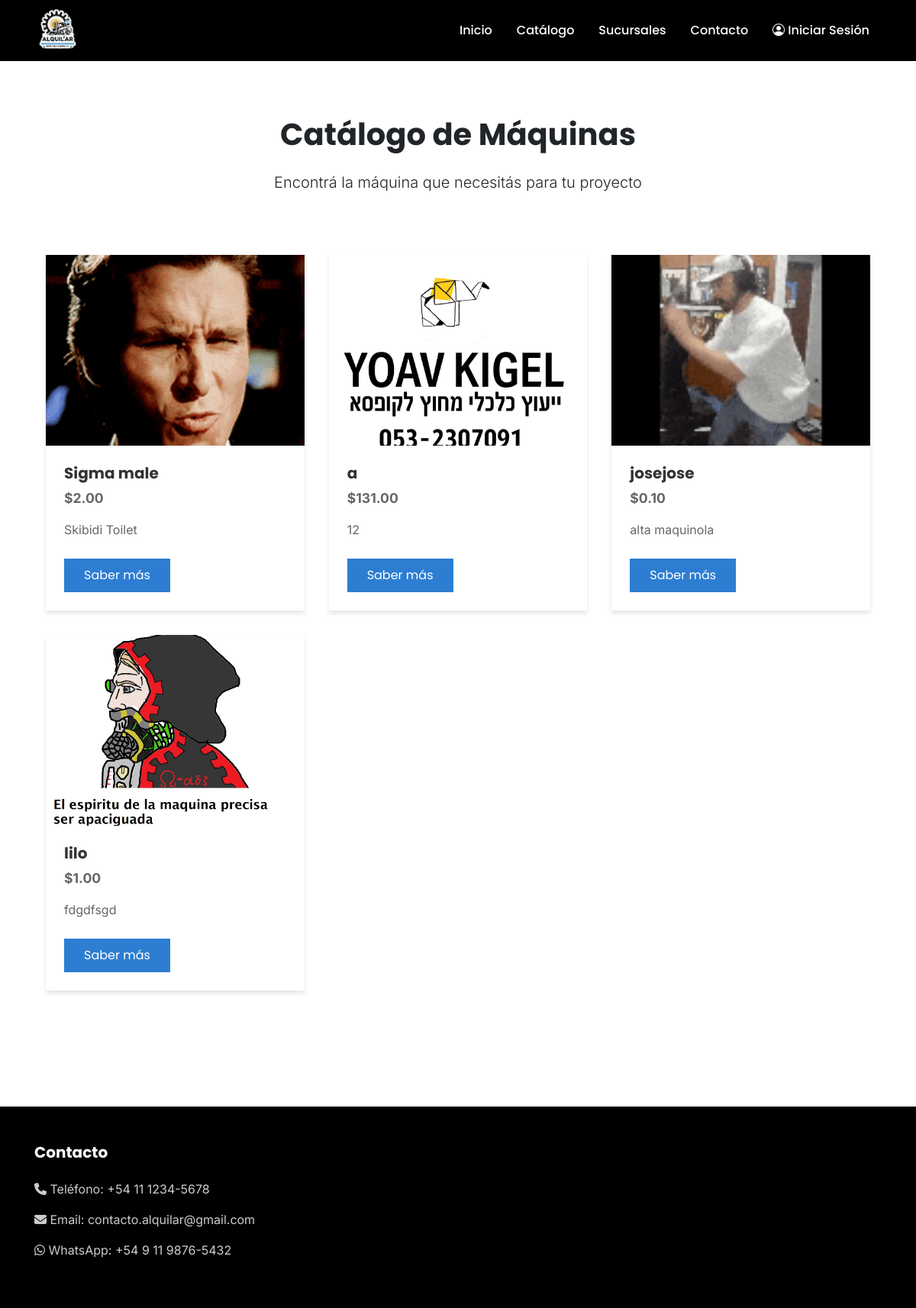
The page /maquinas/catalogo/ on the database its author committed.
### maquinas/models.py (models this page shows, shortened)
class MaquinaBase(models.Model):
    TIPOS_MAQUINA = [
        ('excavadora', 'Excavadora'),
        ('retroexcavadora', 'Retroexcavadora'),
        ('cargadora', 'Cargadora'),
        ('compactadora', 'Compactadora'),
        ('motoniveladora', 'Motoniveladora'),
        ('pavimentadora', 'Pavimentadora'),
        ('grua', 'Grúa'),
        ('hormigonera', 'Hormigonera'),
        ('dumper', 'Dumper'),
        ('manipulador', 'Manipulador Telescópico'),
    ]
    MARCAS = [
        ('caterpillar', 'Caterpillar'),
        ('komatsu', 'Komatsu'),
        ('volvo', 'Volvo'),
        ('hitachi', 'Hitachi'),
        ('liebherr', 'Liebherr'),
        ('jcb', 'JCB'),
        ('case', 'Case'),
        ('doosan', 'Doosan'),
        ('john_deere', 'John Deere'),
        ('kubota', 'Kubota'),
    ]
    nombre = models.CharField(max_length=100)
    tipo = models.CharField(max_length=20, choices=TIPOS_MAQUINA)
    marca = models.CharField(max_length=20, choices=MARCAS)
    modelo = models.CharField(max_length=50)
    precio_por_dia = models.DecimalField(
        max_digits=12,
        decimal_places=2,
        validators=[MinValueValidator(0)],
        error_messages={
            'max_digits': 'El precio no puede tener más de 10 dígitos enteros.',
            'decimal_places': 'El precio no puede tener más de 2 decimales.',
            'invalid': 'Por favor, ingrese un precio válido.',
            'max_whole_digits': 'La parte entera del precio no puede tener más de 10 dígitos.'
        }
    )
    descripcion_corta = models.TextField()
    descripcion_larga = models.TextField()
    imagen = models.ImageField(upload_to='maquinas/')
    dias_alquiler_min = models.PositiveIntegerField(
        verbose_name='Cantidad mínima de días de alquiler',
        validators=[MinValueValidator(1)]
    )
    dias_alquiler_max = models.PositiveIntegerField(
        verbose_name='Cantidad máxima de días de alquiler',
        validators=[MinValueValidator(1)]
    )
    stock = models.IntegerField(default=0, editable=False)
    class Meta:
        verbose_name = "Máquina Base"
        verbose_name_plural = "Máquinas Base"
        ordering = ['nombre']

### maquinas/views.py (the view)
# urls.py: path('catalogo/', views.catalogo_publico, name='catalogo_publico'),
def catalogo_publico(request):
    maquinas = MaquinaBase.objects.filter(stock__gt=0).order_by('nombre')
    for maquina in maquinas:
        if len(maquina.descripcion_corta) > 200:
            maquina.descripcion_vista = maquina.descripcion_corta[:197] + "..."
        else:
            maquina.descripcion_vista = maquina.descripcion_corta
    return render(request, 'maquinas/catalogo_publico.html', {'maquinas': maquinas})

### persona/views.py (called while the page is built)
def empleados_processor(request):
    empleados_emails = list(Persona.objects.filter(es_empleado=True).values_list('email', flat=True))
    es_empleado_actuando_como_cliente = request.session.get('es_empleado_actuando_como_cliente', False)
    return {
        'empleados_emails': empleados_emails,
        'es_empleado_actuando_como_cliente': es_empleado_actuando_como_cliente
    }

### maquinas/templates/maquinas/catalogo_publico.html (shortened to what this page needs)
{% extends 'base.html' %}
{% load static %}
{% block content %}
<section class="py-5">
    <div class="section-container">
        <h1 class="text-center mb-4">Catálogo de Máquinas</h1>
        <p class="text-center lead mb-5">Encontrá la máquina que necesitás para tu proyecto</p>
        {% if maquinas %}
            <div class="catalog-grid">
                {% for maquina in maquinas %}
                    <div class="machine-card">
                        {% if maquina.imagen %}
                            <img src="{{ maquina.imagen.url }}" alt="{{ maquina.nombre }}">
                        {% else %}
                            <img src="{% static 'img/no-image.jpg' %}" alt="Sin imagen">
                        {% endif %}
                        <div class="card-body">
                            <h3>{{ maquina.nombre }}</h3>
                            <p class="price">${{ maquina.precio_por_dia }}</p>
                            <p class="description">{{ maquina.descripcion_vista }}</p>
                            <a href="{% url 'maquinas:detalle_maquina' maquina.id %}" class="btn btn-primary">Saber más</a>
                        </div>
                    </div>
                {% endfor %}
            </div>
        {% else %}
            <div class="text-center py-5">
                <h2 class="mb-4">¡Próximamente más máquinas!</h2>
                <p class="lead">Estamos trabajando para traerte el mejor catálogo de maquinaria.</p>
            </div>
        {% endif %}
    </div>
</section>
{% endblock %}

### static/css/styles.css (style rules this page uses)
:root { --color-primary: #2D7DD2; --color-dark: #111; --color-black: #000; --color-white: #fff; --color-text: #333; --color-gray: #666; --color-light-gray: #ddd; --color-danger: #dc3545; --font-primary: 'Poppins', sans-serif; --font-secondary: 'Inter', sans-serif; --shadow-sm: 0 2px 5px rgba(0,0,0,0.1); --shadow-md: 0 4px 6px rgba(0,0,0,0.1); --shadow-lg: 0 6px 12px rgba(0,0,0,0.15); }
body { min-height: 100vh; display: flex; flex-direction: column; font-family: var(--font-secondary); }
.section-container { max-width: 1140px; margin: 0 auto; padding: 0 15px; width: 100%; }
h1, h2, h3, h4, h5, h6, .nav-link, .btn { font-family: var(--font-primary) !important; }
h1 { font-size: 40px !important; font-weight: bold !important; margin-bottom: 1.5rem; }
h3 { font-size: 25px !important; font-weight: bold !important; margin-bottom: 1.5rem; }
p, span, div, input, textarea, label { font-family: var(--font-secondary) !important; }
.card, .btn, .form-control, .dropdown-menu, .machine-card, .machine-detail, .form-container, .machine-detail img, .alert, .nav-tabs .nav-link, .modal-content, .input-group-text { border-radius: 0 !important; }
.boton-principal, .btn-primary { background-color: var(--color-primary) !important; border: 2px solid var(--color-primary) !important; color: var(--color-white) !important; font-family: var(--font-primary) !important; padding: 0.5rem 1.5rem; transition: all 0.3s ease; }

### maquinas/templates/maquinas/catalogo_publico.html (style rules this page uses)
.catalog-grid { display: grid; grid-template-columns: repeat(auto-fill, minmax(300px, 1fr)); gap: 2rem; padding: 2rem 0; }
.machine-card { background: var(--color-white); overflow: hidden; box-shadow: var(--shadow-md); transition: transform 0.2s, box-shadow 0.2s; border: none; }
.machine-card img { width: 100%; height: 250px; object-fit: cover; }
.machine-card .card-body { padding: 1.5rem; }
.machine-card h3 { font-size: 1.25rem !important; margin-bottom: 0.5rem; font-weight: 600; color: var(--color-text); }
.machine-card .price { font-size: 1.1rem; color: var(--color-gray); font-weight: bold; margin-bottom: 1rem; font-family: var(--font-primary); }
.machine-card .description { color: var(--color-gray); margin-bottom: 1.5rem; line-height: 1.6; }

### rows shown on the page
MaquinaBase: imagen (picture), nombre "Sigma male", precio_por_dia "2.00", descripcion_vista "Skibidi Toilet"
MaquinaBase: imagen (picture), nombre "a", precio_por_dia "131.00", descripcion_vista "12"
MaquinaBase: imagen (picture), nombre "josejose", precio_por_dia "0.10", descripcion_vista "alta maquinola"
MaquinaBase: imagen (picture), nombre "lilo", precio_por_dia "1.00", descripcion_vista "fdgdfsgd"
